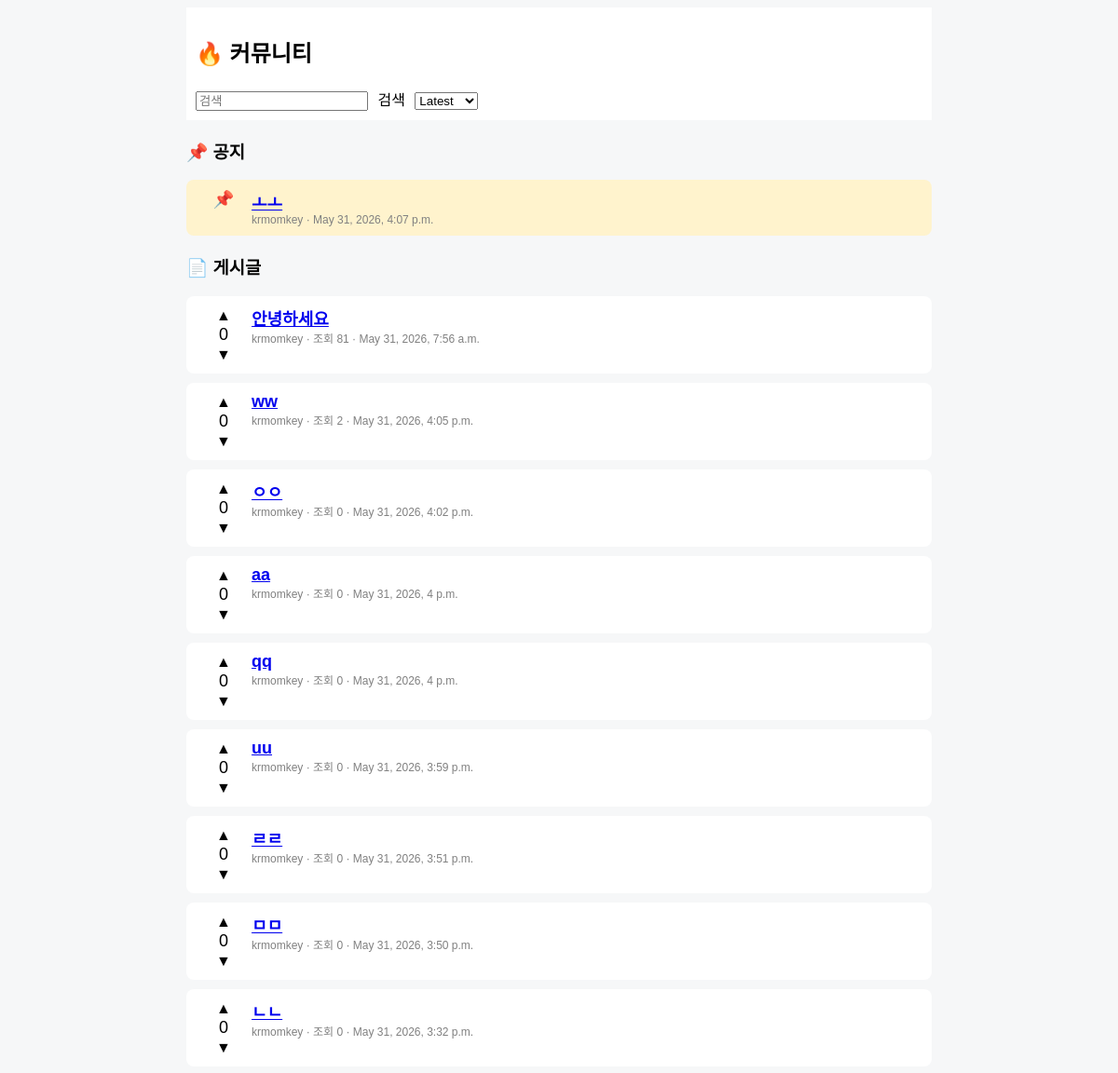
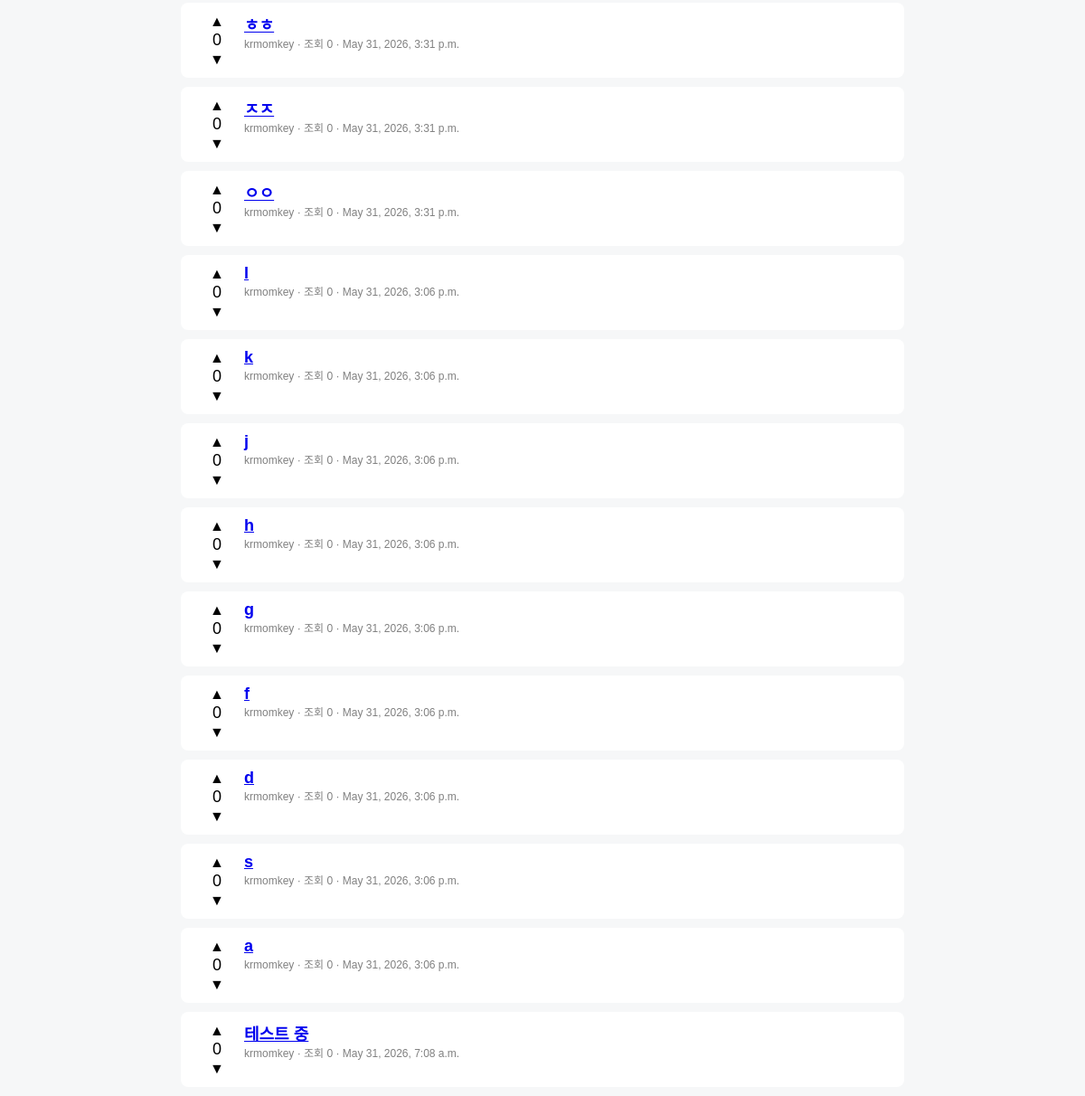
/board/, run on the app's committed database (2 pictures, top to bottom).
### core/models.py (models this page shows, shortened)
class Post(models.Model):
    user = models.ForeignKey(User, on_delete=models.CASCADE)
    title = models.CharField(max_length=200)
    content = models.TextField()
    created_at = models.DateTimeField(auto_now_add=True)
    edited = models.BooleanField(default=False)
    edited_at = models.DateTimeField(null=True, blank=True)
    views = models.PositiveIntegerField(default=0)
    is_notice = models.BooleanField(default=False)
    is_hidden = models.BooleanField(default=False)
    score = models.IntegerField(default=0)

### core/views.py (the view)
# urls.py: path('board/', views.board),
def board(request):
    sort = request.GET.get('sort', 'hot')
    query = request.GET.get('q', '')
    page = request.GET.get('page')
    posts = Post.objects.filter(
    is_hidden=False
    )
    if query:
        posts = posts.filter(
            Q(title__icontains=query) |
            Q(content__icontains=query) |
            Q(user__username__icontains=query)
        )
    if sort == 'hot':
        posts = posts.annotate(
            hot_score=F('score') + F('views') * 0.1
        ).order_by('-is_notice', '-hot_score', '-created_at')
    elif sort == 'top':
        posts = posts.order_by('-is_notice', '-score')
    else:
        posts = posts.order_by('-is_notice', '-created_at')
    paginator = Paginator(posts, 10)
    Post.objects.filter(is_hidden=False)
    return render(request, 'board.html', {
        'posts': posts,
        'sort': sort,
        'query': query
    })

### templates/board.html (shortened to what this page needs)
<!DOCTYPE html>
<html>
<head>
</head>
<body>
<div class="container">
    <div class="topbar">
        <h2>🔥 커뮤니티</h2>
        <form method="get">
            <input name="q" value="{{ query }}" placeholder="검색">
            <button>검색</button>
            <select name="sort">
                <option value="latest" {% if sort == 'latest' %}selected{% endif %}>Latest</option>
            </select>
        </form>
    </div>
    <h3>📌 공지</h3>
    {% for p in posts %}
        {% if p.is_notice %}
        <div class="post notice">
            <div class="vote">📌</div>
            <div class="content">
                <div class="title">
                    <a href="/post/{{ p.id }}/">{{ p.title }}</a>
                </div>
                <div class="meta">
                    {{ p.user.username }} · {{ p.created_at }}
                </div>
            </div>
        </div>
        {% endif %}
    {% endfor %}
    <h3>📄 게시글</h3>
    {% for p in posts %}
        {% if not p.is_notice %}
        <div class="post">
            <div class="vote">
                <form class="vote-form"
                    data-post="{{ p.id }}">
                    <button type="submit" name="value" value="1">▲</button>
                    <div id="score-{{ p.id }}">
                        {{ p.score }}
                    </div>
                    <button type="submit" name="value" value="-1">▼</button>
                </form>
            </div>
            <div class="content">
                <div class="title">
                    <a href="/post/{{ p.id }}/">{{ p.title }}</a>
                </div>
                <div class="meta">
                    {{ p.user.username }} · 조회 {{ p.views }} · {{ p.created_at }}
                </div>
            </div>
        </div>
        {% endif %}
    {% endfor %}
</div>
</body>
</html>

### templates/board.html (style rules this page uses)
body { font-family: Arial; background: #f6f7f8; }
.container { width: 800px; margin: auto; }
.post { display: flex; background: white; padding: 10px; margin-bottom: 10px; border-radius: 8px; }
.vote { width: 60px; text-align: center; font-size: 18px; }
.content { flex: 1; }
.title { font-size: 18px; font-weight: bold; }
.meta { font-size: 12px; color: gray; }
.notice { background: #fff3cd; }
.topbar { position: sticky; top: 0; background: white; padding: 10px; margin-bottom: 10px; }
button { border: none; background: none; cursor: pointer; font-size: 16px; }

### data on the page
Post: title "ㅗㅗ", user.username "krmomkey", created_at "May 31, 2026, 4:07 p.m."
Post: score "0", title "안녕하세요", user.username "krmomkey", views "81", created_at "May 31, 2026, 7:56 a.m."
Post: score "0", title "ww", user.username "krmomkey", views "2", created_at "May 31, 2026, 4:05 p.m."
Post: score "0", title "ㅇㅇ", user.username "krmomkey", views "0", created_at "May 31, 2026, 4:02 p.m."
Post: score "0", title "aa", user.username "krmomkey", views "0", created_at "May 31, 2026, 4 p.m."
Post: score "0", title "qq", user.username "krmomkey", views "0", created_at "May 31, 2026, 4 p.m."
Post: score "0", title "uu", user.username "krmomkey", views "0", created_at "May 31, 2026, 3:59 p.m."
Post: score "0", title "ㄹㄹ", user.username "krmomkey", views "0", created_at "May 31, 2026, 3:51 p.m."
Post: score "0", title "ㅁㅁ", user.username "krmomkey", views "0", created_at "May 31, 2026, 3:50 p.m."
Post: score "0", title "ㄴㄴ", user.username "krmomkey", views "0", created_at "May 31, 2026, 3:32 p.m."
Post: score "0", title "ㅎㅎ", user.username "krmomkey", views "0", created_at "May 31, 2026, 3:31 p.m."
Post: score "0", title "ㅈㅈ", user.username "krmomkey", views "0", created_at "May 31, 2026, 3:31 p.m."
Post: score "0", title "ㅇㅇ", user.username "krmomkey", views "0", created_at "May 31, 2026, 3:31 p.m."
Post: score "0", title "l", user.username "krmomkey", views "0", created_at "May 31, 2026, 3:06 p.m."
Post: score "0", title "k", user.username "krmomkey", views "0", created_at "May 31, 2026, 3:06 p.m."
Post: score "0", title "j", user.username "krmomkey", views "0", created_at "May 31, 2026, 3:06 p.m."
Post: score "0", title "h", user.username "krmomkey", views "0", created_at "May 31, 2026, 3:06 p.m."
Post: score "0", title "g", user.username "krmomkey", views "0", created_at "May 31, 2026, 3:06 p.m."
Post: score "0", title "f", user.username "krmomkey", views "0", created_at "May 31, 2026, 3:06 p.m."
Post: score "0", title "d", user.username "krmomkey", views "0", created_at "May 31, 2026, 3:06 p.m."
Post: score "0", title "s", user.username "krmomkey", views "0", created_at "May 31, 2026, 3:06 p.m."
Post: score "0", title "a", user.username "krmomkey", views "0", created_at "May 31, 2026, 3:06 p.m."
Post: score "0", title "테스트 중", user.username "krmomkey", views "0", created_at "May 31, 2026, 7:08 a.m."
